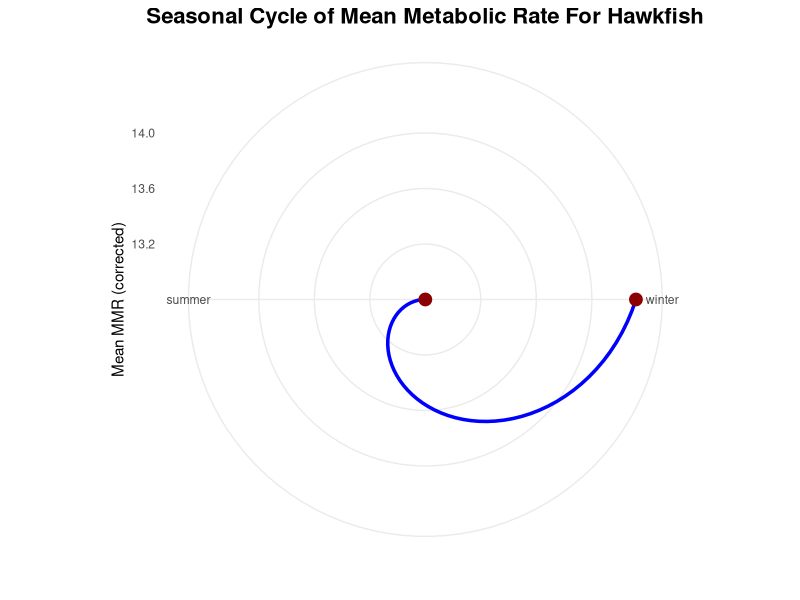
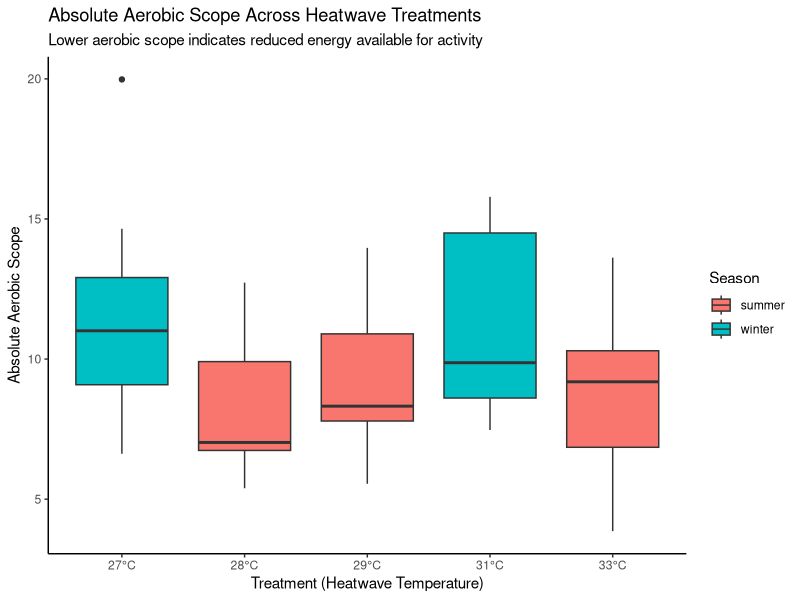
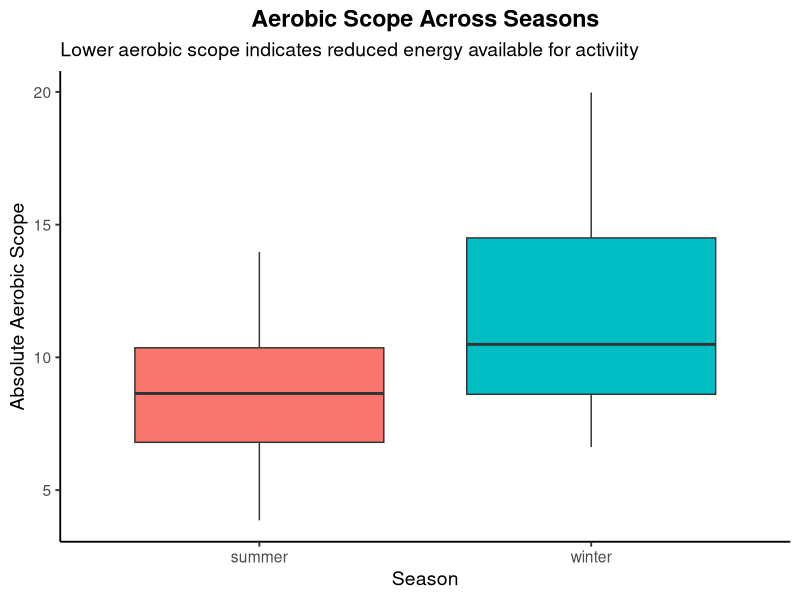
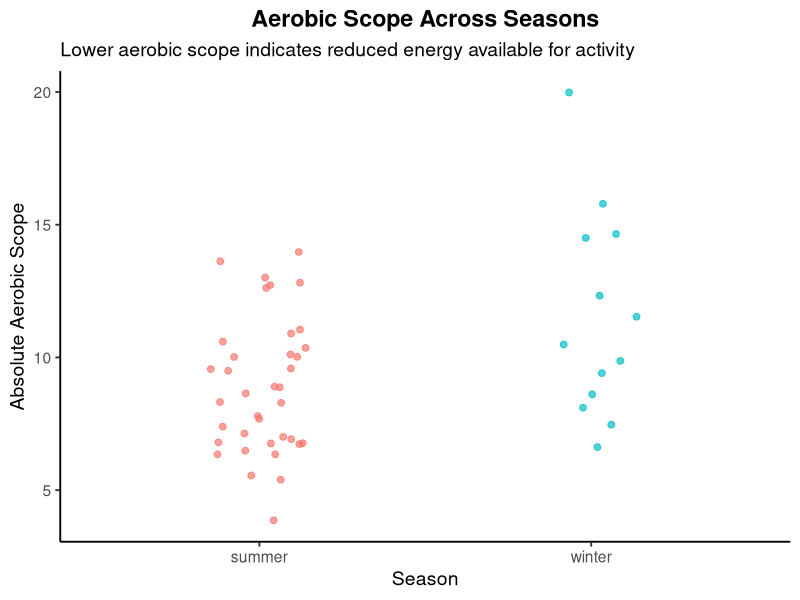
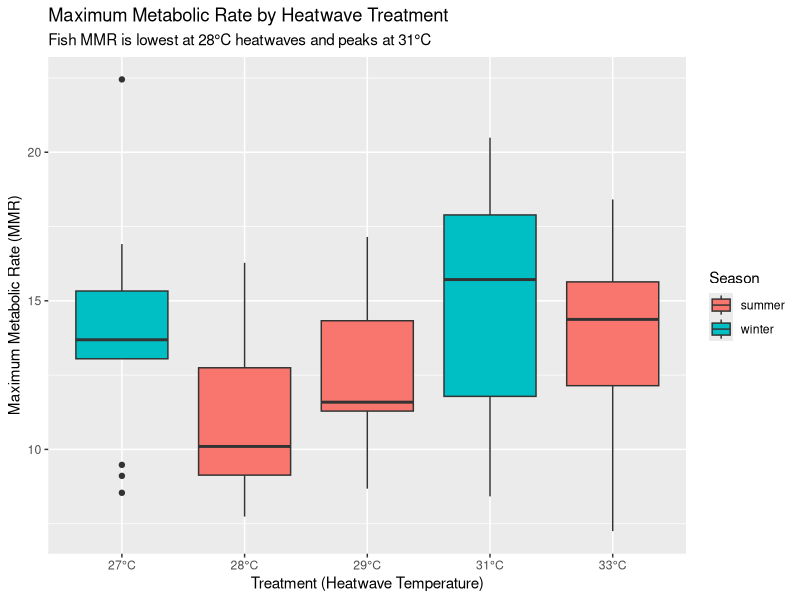
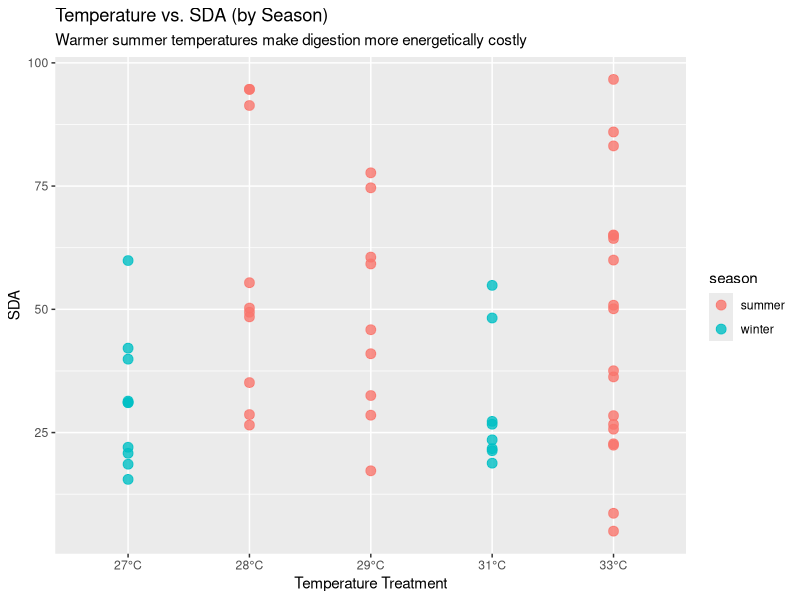
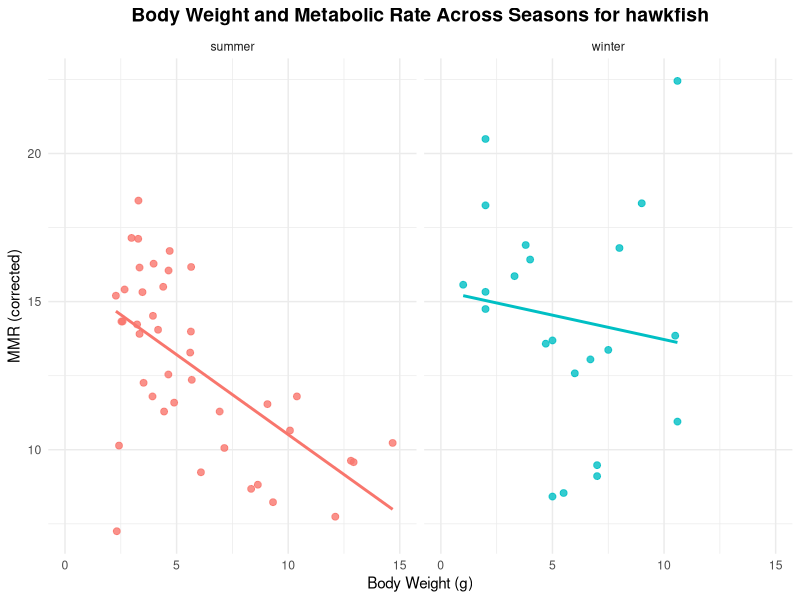
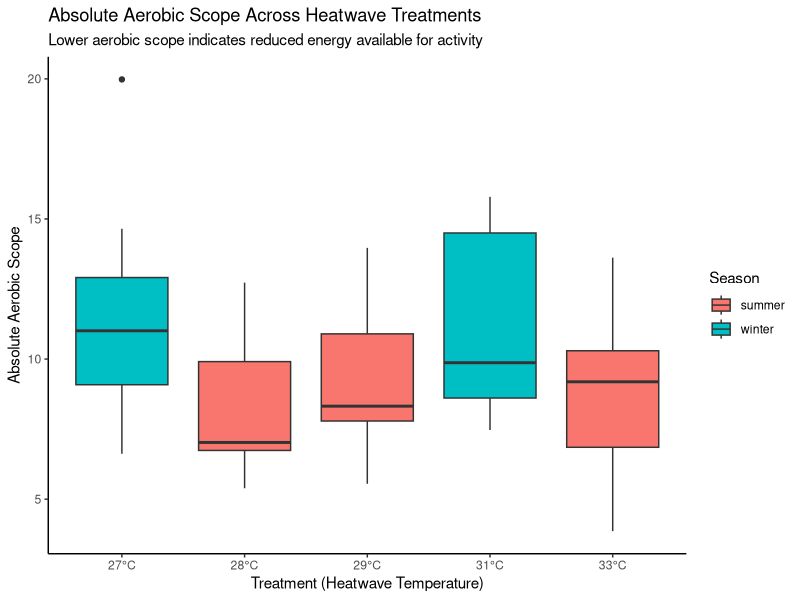

The R script that drew these images, in order: (Note: this script raises an error after producing the figures.)
## ---- chunk 1
library(tidyverse)
library(broom)
library(viridisLite)
library(ggplot2)
## ---- chunk 2
heatwaves_coral_fish <- read_csv("../data/VanWert_etal_2023_hawkfish.csv")
glimpse(heatwaves_coral_fish)
## ---- chunk 3
heatwaves_coral_fish_clean <- heatwaves_coral_fish |>
  rename(wet_mass = bw_g,
         total_length = tl_cm,
         standard_length = sl_cm,
         max_metabolic_rate = mmr_corrected,
         standard_metabolic_rate = smr_low10_all,
         absolute_aerobic_scope = aas_corrected,
         factorial_aerobic_scope = fas,
         SDA_coeff = sda_coeff,
         temp_of_arrhythmia = tarr,
         peak_max_heart_rate = fhmax_peak,
         temp_at_max_heart_rate = tpeak)
## ---- chunk 4

heatwave_vs_mmr <- heatwaves_coral_fish_clean |>
  filter(treatment_new != "wild") |>
  ggplot(aes(x = treatment_new, y = max_metabolic_rate, fill = season)) +
  geom_boxplot() +
  scale_x_discrete(labels = function(x) paste0(x, "°C")) +
  labs(
    title = "Maximum Metabolic Rate by Heatwave Treatment",
    subtitle = "Fish MMR is lowest at 28°C heatwaves and peaks at 31°C",
    x = "Treatment (Heatwave Temperature)",
    y = "Maximum Metabolic Rate (MMR)",
    fill = "Season"
  )

# Save the plot
ggsave("fig_mmr_vs_heatwave_boxplot.png", heatwave_vs_mmr, width = 7, height = 5)

## ---- chunk 5

temp_energy_season <- heatwaves_coral_fish_clean |>
  filter(treatment_new != "wild") |>
  ggplot(aes(x = treatment_new, y = SDA_integrated, color = season)) +
  geom_point(alpha = 0.8, size = 3) +
  scale_x_discrete(labels = function(x) ifelse(x == "wild", "wild", paste0(x, "°C"))) +
  labs(
    title = "Temperature vs. SDA (by Season)",
    subtitle = "Warmer summer temperatures make digestion more energetically costly",
    x = "Temperature Treatment",
    y = "SDA"
  )

# Save the plot
ggsave("fig_temp_energy_season_scatterplot.png", temp_energy_season, width = 7, height = 5)
## ---- chunk 6

df <- read.csv("../data/VanWert_etal_2023_hawkfish.csv")
seasonal_cycle <- df$season <- factor(df$season, 
                    levels = c("winter", "spring", "summer", "fall"))


season_means <- df |>
  group_by(season) |>
  summarise(mean_mmr = mean(mmr_corrected, na.rm = TRUE))


ggplot(season_means, aes(x = season, y = mean_mmr, group = 1)) +
  geom_line(size = 1.2, color = "blue") +
  geom_point(size = 4, color = "darkred") +
  coord_polar() +
  theme_minimal() +
  labs(
    title = "Seasonal Cycle of Mean Metabolic Rate For Hawkfish",
    x = "",
    y = "Mean MMR (corrected)"
  ) +
  theme(
    plot.title = element_text(size = 16, face = "bold", hjust = 0.5)
   
  )

#save plot
ggsave("fig_polar_plot_metabolic_rate_per_season.png", seasonal_cycle, width = 7, height = 5)


## ---- chunk 7

energy_weight_season <- heatwaves_coral_fish_clean |>
  ggplot(aes(x = wet_mass, y = max_metabolic_rate, color = season)) +
  geom_point(alpha = 0.8, size = 2) +
  geom_smooth(method = "lm", se = FALSE) +
  facet_wrap(~ season, nrow = 1) +
  xlim(0,15)+
  theme_minimal() +
  labs(
    title = "Body Weight and Metabolic Rate Across Seasons for hawkfish",
    x = "Body Weight (g)",
    y = "MMR (corrected)"
  ) +
  theme(
    plot.title = element_text(size = 14, face = "bold", hjust = 0.5), legend.position = "none"

  )
#save plot 
ggsave("fig_body_weight_and_metabolic_rate_lineplot.png", energy_weight_season, width = 8, height = 5)

## ---- chunk 8

aerobic_scope_treatment <- heatwaves_coral_fish_clean |>
  filter(treatment_new != "wild") |>
  mutate(treatment_new = factor(treatment_new,
                                levels = c("27", "28", "29", "31", "33"))) |>
  ggplot(aes(x = treatment_new,
             y = absolute_aerobic_scope,
             fill = season)) +
  geom_boxplot(position = position_dodge(width = 0.8)) +
  scale_x_discrete(labels = function(x) paste0(x, "°C")) +
  labs(
    title = "Absolute Aerobic Scope Across Heatwave Treatments",
    subtitle = "Lower aerobic scope indicates reduced energy available for activity",
    x = "Treatment (Heatwave Temperature)",
    y = "Absolute Aerobic Scope",
    fill = "Season"
  ) +
  theme_classic()

aerobic_scope_treatment
# Save the plot
ggsave("fig_aerobic_vs_heatwave_boxplot.png", aerobic_scope_treatment, width = 7, height = 5)

## ---- chunk 9
heatwaves_coral_fish_clean |>
  ggplot(aes(x = season, y = absolute_aerobic_scope, fill = season)) +
  geom_boxplot() +
  labs(
    title = "Aerobic Scope Across Seasons",
    subtitle = "Lower aerobic scope indicates reduced energy available for activiity",
    x = "Season",
    y = "Absolute Aerobic Scope"
  ) +
  theme_classic(base_size = 14) +
  theme(
    legend.position = "none",
    plot.title = element_text(face = "bold", hjust = 0.5)
  )

heatwaves_coral_fish_clean |>
  ggplot(aes(x = season, y = absolute_aerobic_scope, color = season)) +
  geom_jitter(width = 0.15, size = 2, alpha = 0.7) +
  labs(
    title = "Aerobic Scope Across Seasons",
    subtitle = "Lower aerobic scope indicates reduced energy available for activity",
    x = "Season",
    y = "Absolute Aerobic Scope"
  ) +
  theme_classic(base_size = 14) +
  theme(
    legend.position = "none",
    plot.title = element_text(face = "bold", hjust = 0.5)
  )
## ---- chunk 10
ggplot(VanWert_etal_2023_hawkfish, mapping = aes(x = mmr_corrected, y = aas_corrected, color = season)) + 
  geom_point(size = 3, alpha = 0.8) +
  labs(
    title = "Relationship between Metabolic Rate and Aeroic Scope",
    x = "Maximum Metabolic Rate",
    y = "Absolute Aerobic Scope",
    color = "Season"
  )
## ---- chunk 11

## ---- chunk 12
